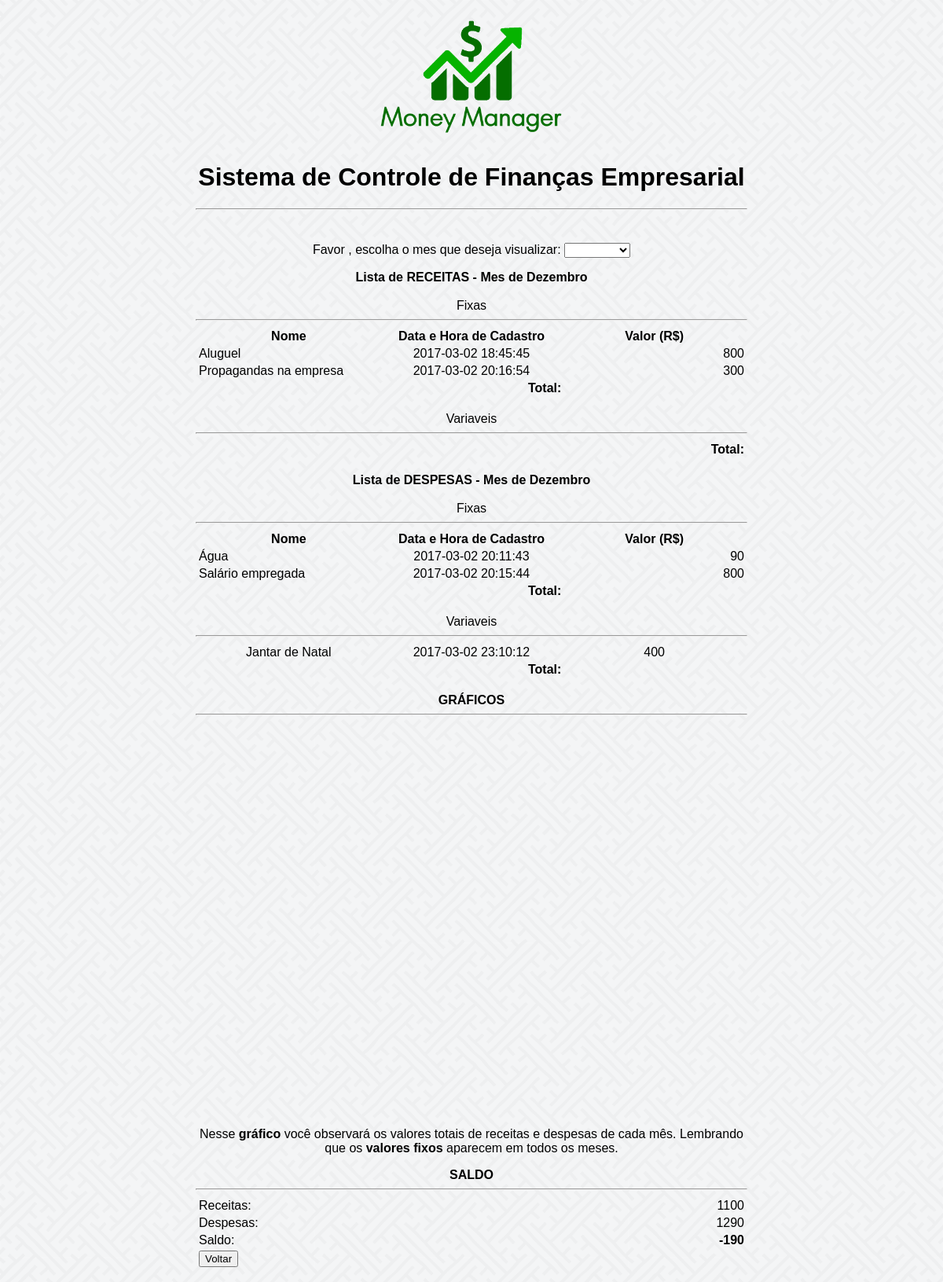
Screenshot of /saldosMensaisPlan.php?mes=12 (signed in) with the database file from the repository.
### tables this page shows
CREATE TABLE `receitas_despesas` (
  `id` int(11) NOT NULL COMMENT 'Chave primaria .',
  `nome` varchar(50) NOT NULL COMMENT 'Ex .: conta de telefone .',
  `tipo` int(1) NOT NULL COMMENT '1. Receita ; 2. Despesa .',
  `classe` int(1) NOT NULL COMMENT '1. variavel ; 2. Fixo .',
  `mes` int(11) NOT NULL,
  `datahora` datetime NOT NULL,
  `valor` float NOT NULL,
  `usuario` int(11) NOT NULL COMMENT 'Id do usuario a quem pertence .',
  `descricao` text COMMENT 'Comentarios adicionais .'
);

### saldosMensaisPlan.php (the view, shortened to what this page needs)
  <?php
	$id_usuario = $_SESSION["id_usuario"];
	if(!isset($_GET['mes'])){
	  $mes = date('n');
	}else{
	  $mes = $_GET['mes'];
	}
	$meses = array ("Janeiro","Fevereiro","¸Março","Abril","Maio","Junho","Julho","Agosto","Setembro","Outubro","Novembro","Dezembro");
	$resDesVar = mysql_query("SELECT * FROM receitas_despesas WHERE classe=1 and mes=".$mes." and tipo=2 and usuario=".$id_usuario);
	$resRecFix = mysql_query("SELECT * FROM receitas_despesas WHERE classe=2 and tipo=1 and usuario=".$id_usuario);
	$resDesFix = mysql_query("SELECT * FROM receitas_despesas WHERE classe=2 and tipo=2 and usuario=".$id_usuario);
	$recVarTotal = 0;
	$recFixTotal = 0;
	$desVarTotal = 0;
	$desFixTotal = 0;
?>
 <html>
 <head>
	 <link rel="stylesheet" type="text/css" href="css/main.css">
 </head >
 <body>
 <form method="GET" name="fmes" action="saldosMensaisPlan.php">
	 <center >
	 <img src="img/logo.png" width="20%"/>
	 <h1 >Sistema de Controle de Finanças Empresarial </h1 >
	 <hr width="700px" /><br />
	 <p>Favor , escolha o mes que deseja visualizar:
		 <select name="mes" onchange="javascript: document.fmes.submit();">
		 	 <option value="0" onclick="javascript:document.fmes.submit();">
			  </option >
			 <option value="1" onclick="javascript:document.fmes.submit();">
			 Janeiro </option >
		 </select >
	 </p>
	 <?php if (isset($mes)) { ?>
	 <b>Lista de RECEITAS - Mes de <?php echo $meses[$mes -1]?></b><br><br >
	 Fixas
	 <hr width="700px" />
	 <table width ="700px" border="0px" >
		 <th> Nome </th><th> Data e Hora de Cadastro </th><th> Valor (R$)</th >
		 <?php
		 while($linha = mysql_fetch_array($resRecFix , MYSQL_ASSOC ))
		 {
		 echo "<tr>";
		 echo "<td align='left' width='33%' >".$linha["nome"]." </td >";
		 echo "<td align='center ' width='33%' >".$linha["datahora"]." </td>";
		 echo "<td align='right' width='33%'>".$linha["valor"]."</td >";
		 echo " </tr>";
		 $recFixTotal = $recFixTotal + $linha["valor"];
		 }
		 ?>
		 <tr >
			 <td width =33%></td>
			 <td align='right' width='33%'><b>Total: </b></td>
		 </tr >
	 </table ><br >
	 Variaveis
	 <hr width="700px" />
	 <table width="700px" border="0px" >
	<tr>
		<td width='33%'></td><td align='right' width='33%'><b>Total: </b></td>
	</tr>
	 </table ><br />
	 <b>Lista de DESPESAS - Mes de <?php echo $meses[$mes -1]?></b><br /><br />
	 Fixas
	 <hr width="700px" />
	 <table width="700px" border="0px" >
	 <th> Nome </th><th> Data e Hora de Cadastro </th><th> Valor (R$)</th>
	 <?php
	 while($linha = mysql_fetch_array($resDesFix , MYSQL_ASSOC ))
	 {
	 echo "<tr >";
	 echo "<td align='left' width='33%'>" . $linha["nome"] . " </td >";
	 echo "<td align='center' width='33%' >" . $linha["datahora"] . " </td>";
	 echo "<td align='right' width =33%>" . $linha["valor"] . " </td >";
	 echo " </tr >";
	 $desFixTotal = $desFixTotal + $linha["valor"];
	 } ?>
	 <tr >
	 	<td width =33%></td><td align='right ' width =33%><b>Total: </b></td>
	 </tr >
	 </table >
	 <br />
	 Variaveis
	 <hr width="700px" />
	 <table width='700px' border='0px'>
	 <?php
	 while($linha = mysql_fetch_array($resDesVar , MYSQL_ASSOC ))
	 {
	echo "<tr >";
	echo "<td align='center' width='33%' >" . $linha["nome"] . " </td >";
	echo "<td align='center' width='33%' >" . $linha["datahora"] . " </td>";
	echo "<td align='center' width ='33%' >" . $linha["valor"] . "</td >";
	echo "</tr >";
	$desVarTotal = $desVarTotal + $linha["valor"];
	} ?>
	<tr>
	<td width="33%"></td>
	<td align='right' width="33%"><b>Total: </b>
	</td>
	</tr >
	</table ><br />
	<b>GRÁFICOS</b>
	<hr width="700px" />
	 <div id="chart_div" style="width: 70%; height: 500px;"></div>
	 <p style="width: 700px;" >Nesse <b>gráfico</b> você observará os valores totais de receitas e despesas de cada mês. Lembrando que os <b>valores fixos</b> aparecem em todos os meses.</p>
	<b>SALDO </b>
	<hr width="700px" />
	<table width="700px" border="0px" >
	<tr>
	<td width="50%">Receitas: </td>
	<td align="right" width="50%"><?php echo($recFixTotal+$recVarTotal)?> </td> </tr>
	<tr>
	<td width="50%">Despesas: </td>
	<td align="right" width="50%"><?php echo($desFixTotal+$desVarTotal)?> </td> </tr>
	<tr>
	 <td width="50%">Saldo: </td>
	 <td align="right" width="50%">
	 	<b><?php echo ($recFixTotal+$recVarTotal)-($desFixTotal+$desVarTotal) ?> </b>
	 </td>
	</tr>
	<tr >
	<td>
	<input type="button" onClick="location.href='principal.php'" value="Voltar"></td>
	</tr>
	 </table >
	 <?php
	 }
	 ?>
 </center >
 </form >
 </body >
 </html >

### css/main.css (style rules this page uses)
body { background-image: url("../img/bg.jpg"); font-family: "Arial", "sans-serif"; }

### rows the page displays
receitas_despesas: nome "Aluguel", datahora "2017-03-02 18:45:45", valor "800"
receitas_despesas: nome "Propagandas na empresa", datahora "2017-03-02 20:16:54", valor "300"
receitas_despesas: nome "Água", datahora "2017-03-02 20:11:43", valor "90"
receitas_despesas: nome "Salário empregada", datahora "2017-03-02 20:15:44", valor "800"
receitas_despesas: nome "Jantar de Natal", datahora "2017-03-02 23:10:12", valor "400"

### other values shown
$meses[$mes -1] "Dezembro"
$recFixTotal+$recVarTotal "1100"
$desFixTotal+$desVarTotal "1290"
